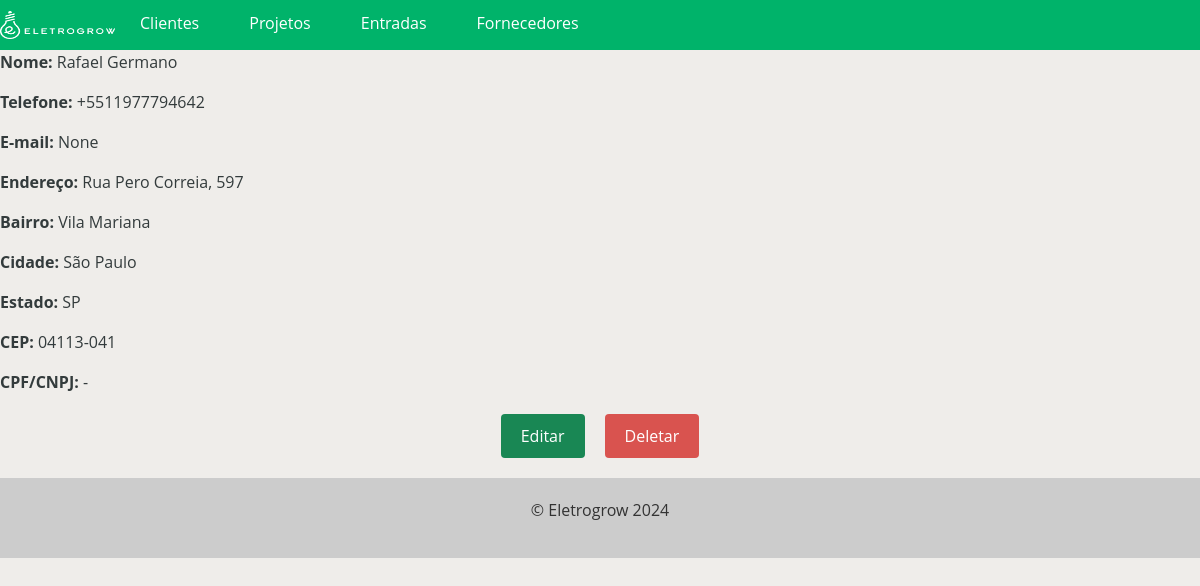
Page /supplier/detail/2 on the committed database.
### supplier/models.py (models this page shows, shortened)
class ModelSupplier(models.Model):
    name = models.CharField(max_length=300, unique=True, verbose_name='Nome')
    phone = PhoneNumberField(blank=True, null=True, region='BR', verbose_name='Telefone')
    email = models.EmailField(blank=True, null=True, verbose_name='E-mail')
    address = models.CharField(blank=True, null=True, verbose_name='Endereço')
    neighborhood = models.CharField(blank=True, null=True, verbose_name='Bairro')
    city = models.CharField(blank=True, null=True, verbose_name='Cidade')
    state = BRStateField(blank=True, null=True, verbose_name='Estado')
    cep = BRPostalCodeField(blank=True, null=True, verbose_name='CEP')
    cpf = BRCPFField(blank=True, null=True, verbose_name='CPF')
    cnpj = BRCNPJField(blank=True, null=True, verbose_name='CNPJ')

### supplier/views.py (the view)
# urls.py: path('detail/<int:pk>', DetailSupplier.as_view(), name='detail_supplier'),
class DetailSupplier(DetailView):
    model = ModelSupplier
    template_name = 'detail_supplier.html'

### supplier/templates/detail_supplier.html (shortened to what this page needs)
{% extends "base.html" %}
{% block content %}
  <div class="supplier">
    <p><strong>Nome:</strong> {{ object.name }}</p>
    <p><strong>Telefone:</strong> {{ object.phone }}</p>
    <p><strong>E-mail:</strong> {{ object.email }}</p>
    <p><strong>Endereço:</strong> {{ object.address }}</p>
    <p><strong>Bairro:</strong> {{ object.neighborhood }}</p>
    <p><strong>Cidade:</strong> {{ object.city }}</p>
    <p><strong>Estado:</strong> {{ object.state }}</p>
    <p><strong>CEP:</strong>  {{ object.cep }}</p>
    <p><strong>CPF/CNPJ:</strong>
        {% if object.cpf %}
              {{object.cpf}}
            {% elif object.cnpj %}
              {{object.cnpj}}
            {% else %}
              -
            {% endif %}
        </p>
  </div>
    <div class="buttons-container">
      <a href="{% url 'update_supplier' pk=object.pk %}" class="btn btn-success">Editar</a>
      <a href="{% url 'delete_supplier' pk=object.pk %}" class="btn btn-danger">Deletar</a>
    </div>
{% endblock %}

### app/templates/base.html (style rules this page uses)
body { font-family: 'Open Sans', sans-serif; color: light-dark(#333b3c, #efefec); background-color: light-dark(#efedea, #223a2c); margin: 0; padding: 0; }

### supplier/templates/detail_supplier.html (style rules this page uses)
.buttons-container { display: flex; justify-content: center; margin-top: 20px; margin-bottom: 20px; }
.btn { display: inline-block; border: none; padding: 10px 20px; font-size: 16px; border-radius: 4px; cursor: pointer; margin: 0 10px; }
.btn-danger { background-color: #d9534f; text-decoration: none !important; }
a { text-decoration: none !important; }

### rows in the picture
ModelSupplier: name "Rafael Germano", phone "+5511977794642", email "None", address "Rua Pero Correia, 597", neighborhood "Vila Mariana", city "São Paulo", state "SP", cep "04113-041"
